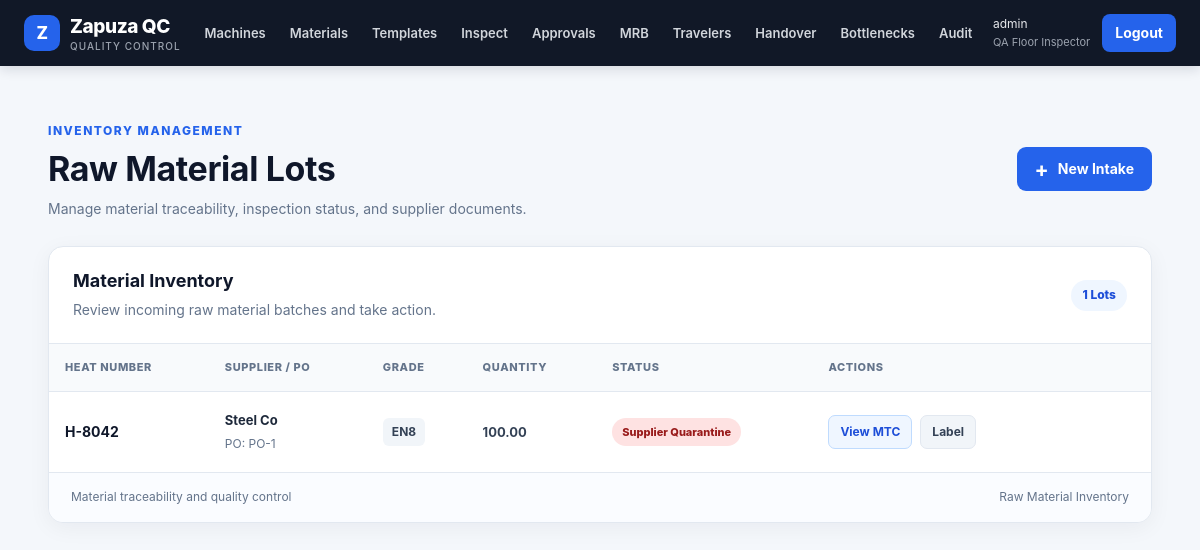
/materials/ (signed in), run on the app's committed database.
### accounts/models.py (models this page shows)
class User(AbstractUser):
    class Role(models.TextChoices):
        PLANT_MANAGER = "PM", "Plant Manager"
        QUALITY_ENGINEER = "QE", "Quality Engineer"
        QUALITY_MANAGER = "QM", "Quality Manager"
        SUPERVISOR = "SUP", "Shift Supervisor"
        INSPECTOR = "INS", "QA Floor Inspector"
        OPERATOR = "OPR", "Machine Operator"
        DOCK_CLERK = "DOCK", "Dock Clerk"
        WAREHOUSE = "WH", "Warehouse Clerk"
    role = models.CharField(max_length=5, choices=Role.choices, default=Role.INSPECTOR)

### materials/models.py (models this page shows, shortened)
class RawMaterialLot(models.Model):
    class Status(models.TextChoices):
        IN_LAB = "LAB", "In Lab Testing"
        CLEARED = "OK", "Cleared"
        QUARANTINE = "QUAR", "Supplier Quarantine"
    supplier = models.CharField(max_length=100)
    po_number = models.CharField(max_length=50)
    grade = models.CharField(max_length=50)
    heat_number = models.CharField(max_length=50, db_index=True)
    quantity = models.DecimalField(max_digits=10, decimal_places=2)
    mtc_file = models.FileField(upload_to="mtc/")                 # mandatory
    requires_lab_test = models.BooleanField(default=False)
    status = models.CharField(max_length=5, choices=Status.choices, default=Status.CLEARED)
    received_by = models.ForeignKey(settings.AUTH_USER_MODEL, null=True, blank=True, on_delete=models.SET_NULL)
    received_at = models.DateTimeField(auto_now_add=True)

### materials/views.py (the view)
# urls.py: path("", views.lot_list, name="lot_list"),
@role_required("DOCK", "QE", "QM", "PM", "SUP")
def lot_list(request):
    return render(request, "materials/list.html", {"lots": RawMaterialLot.objects.order_by("-received_at")[:100]})

### templates/materials/list.html (shortened to what this page needs)
{% extends "base.html" %}
{% block content %}
<div class="lots-page">
    <div class="lots-header">
        <div>
            <span class="lots-eyebrow">INVENTORY MANAGEMENT</span>
            <h2>Raw Material Lots</h2>
            <p>Manage material traceability, inspection status, and supplier documents.</p>
        </div>
        <a class="lots-primary-btn" href="{% url 'lot_new' %}">
            <span>+</span> New Intake
        </a>
    </div>
    <div class="lots-card">
        <div class="lots-card-header">
            <div>
                <h3>Material Inventory</h3>
                <p>Review incoming raw material batches and take action.</p>
            </div>
            <span class="lots-count">
                {{ lots|length }} Lots
            </span>
        </div>
        <div class="lots-table-wrap">
            <table class="lots-table">
                <thead>
                    <tr>
                        <th>Heat Number</th>
                        <th>Supplier / PO</th>
                        <th>Grade</th>
                        <th>Quantity</th>
                        <th>Status</th>
                        <th>Actions</th>
                    </tr>
                </thead>
                <tbody>
                    {% for l in lots %}
                    <tr>
                        <td data-label="Heat Number">
                            <strong class="heat-number">{{ l.heat_number }}</strong>
                        </td>
                        <td data-label="Supplier / PO">
                            <div class="supplier-name">{{ l.supplier }}</div>
                            <span class="po-number">PO: {{ l.po_number }}</span>
                        </td>
                        <td data-label="Grade">
                            <span class="grade-tag">{{ l.grade }}</span>
                        </td>
                        <td data-label="Quantity">
                            <strong>{{ l.quantity }}</strong>
                        </td>
                        <td data-label="Status">
                            <span class="lot-status
                                {% if l.status == 'OK' %}status-ok
                                {% elif l.status == 'QUAR' %}status-quar
                                {% elif l.status == 'LAB' %}status-lab
                                {% else %}status-other{% endif %}">
                                {{ l.get_status_display }}
                            </span>
                        </td>
                        <td data-label="Actions">
                            <div class="lot-actions">
                                {% if l.mtc_file %}
                                <a class="lot-action-btn action-document"
                                   href="{{ l.mtc_file.url }}"
                                   target="_blank" rel="noopener">
                                    View MTC
                                </a>
                                {% else %}
                                <span class="missing-document">No MTC</span>
                                {% endif %}
                                <a class="lot-action-btn action-label"
                                   href="{% url 'lot_label' l.pk %}"
                                   target="_blank" rel="noopener">
                                    Label
                                </a>
                            </div>
                        </td>
                    </tr>
                    {% endfor %}
                </tbody>
            </table>
        </div>
        <div class="lots-footer">
            <span>Material traceability and quality control</span>
            <span>Raw Material Inventory</span>
        </div>
    </div>
</div>
{% endblock %}

### templates/base.html (shortened to what this page needs)
<!doctype html>
<html lang="en">
<head>
    {% load static %}
    <link rel="stylesheet" href="{% static 'css/style.css' %}">
</head>
<body>
    <nav class="topbar" aria-label="Main navigation">
        <div class="topbar-inner">
            <a href="/" class="brand">
                <span class="brand-mark" aria-hidden="true">Z</span>
                <span>
                    Zapuza QC
                    <span class="brand-subtitle">Quality Control</span>
                </span>
            </a>
            {% if user.is_authenticated %}
                <div class="nav-content" id="nav-content">
                    <div class="nav-links">
                        <a href="{% url 'machine_list' %}">Machines</a>
                        <a href="{% url 'lot_list' %}">Materials</a>
                        <a href="{% url 'tpl_list' %}">Templates</a>
                        <a href="{% url 'scan' %}">Inspect</a>
                        <a href="{% url 'queue' %}">Approvals</a>
                        <a href="{% url 'mrb' %}">MRB</a>
                        <a href="{% url 'trav_list' %}">Travelers</a>
                        <a href="{% url 'handover_list' %}">Handover</a>
                        <a href="{% url 'bottlenecks' %}">Bottlenecks</a>
                        <a href="{% url 'audit_list' %}">Audit</a>
                    </div>
                    <div class="nav-account">
                        <div class="user-info">
                            {{ user.username }}
                            <span class="user-role">
                                {{ user.get_role_display|default:"User" }}
                            </span>
                        </div>
                        <form method="post" action="{% url 'logout' %}" class="logout-form">
                            <button type="submit" style="min-height:38px;padding:8px 13px;">
                                Logout
                            </button>
                        </form>
                    </div>
                </div>
            {% endif %}
        </div>
    </nav>
    <main id="main-content">
        {% block content %}{% endblock %}
    </main>
</body>
</html>

### static/css/style.css (style rules this page uses)
.lots-page { width: 100%; max-width: 1500px; margin: 0 auto; padding: 24px; box-sizing: border-box; color: #172033; }
.lots-page * { box-sizing: border-box; }
.lots-header { display: flex; justify-content: space-between; align-items: center; gap: 20px; flex-wrap: wrap; margin-bottom: 26px; }
.lots-eyebrow { color: #2563eb; font-size: 12px; font-weight: 800; letter-spacing: 1.5px; }
.lots-header h2 { margin: 8px 0; font-size: clamp(25px, 3vw, 34px); line-height: 1.2; color: #0f172a; }
.lots-header p, .lots-card-header p { margin: 0; color: #64748b; line-height: 1.6; font-size: 14px; }
.lots-primary-btn { display: inline-flex; justify-content: center; align-items: center; gap: 9px; min-height: 44px; padding: 11px 18px; border: 0; border-radius: 9px; background: #2563eb; color: #fff !important; text-decoration: none !important; font-size: 14px; font-weight: 700; white-space: nowrap; transition: background 0.2s ease, transform 0.2s ease; }
.lots-primary-btn span { font-size: 21px; line-height: 1; }
.lots-card { width: 100%; overflow: hidden; background: #fff; border: 1px solid #e2e8f0; border-radius: 15px; box-shadow: 0 5px 22px rgba(15, 23, 42, 0.05); }
.lots-card-header { display: flex; justify-content: space-between; align-items: center; gap: 16px; padding: 22px 24px; border-bottom: 1px solid #e2e8f0; }
.lots-card-header h3 { margin: 0 0 6px; font-size: 18px; color: #0f172a; }
.lots-count { display: inline-flex; align-items: center; justify-content: center; min-height: 30px; padding: 6px 11px; border-radius: 20px; background: #eff6ff; color: #1d4ed8; font-size: 12px; font-weight: 800; white-space: nowrap; }
.lots-table-wrap { width: 100%; overflow-x: auto; -webkit-overflow-scrolling: touch; }
.lots-table { width: 100%; min-width: 850px; border-collapse: collapse; text-align: left; }
.lots-table th { padding: 15px 16px; background: #f8fafc; color: #64748b; font-size: 11px; font-weight: 800; letter-spacing: 0.6px; text-transform: uppercase; white-space: nowrap; border-bottom: 1px solid #e2e8f0; }
.lots-table td { padding: 18px 16px; vertical-align: middle; color: #334155; font-size: 13px; border-bottom: 1px solid #edf2f7; }
.lots-table tbody tr:last-child td { border-bottom: none; }
.heat-number { color: #0f172a; font-size: 14px; overflow-wrap: anywhere; }
.supplier-name { color: #1e293b; font-weight: 700; overflow-wrap: anywhere; }
.po-number { display: block; margin-top: 5px; color: #64748b; font-size: 12px; overflow-wrap: anywhere; }
.grade-tag { display: inline-block; padding: 5px 9px; border-radius: 6px; background: #f1f5f9; color: #334155; font-weight: 700; font-size: 12px; }
.lot-status { display: inline-flex; align-items: center; justify-content: center; padding: 7px 10px; border-radius: 20px; font-size: 11px; font-weight: 800; line-height: 1.3; }
.status-quar { background: #fee2e2; color: #991b1b; }
.lot-actions { display: flex; flex-wrap: wrap; align-items: center; gap: 8px; min-width: 220px; }
.lot-action-btn { display: inline-flex; align-items: center; justify-content: center; min-height: 34px; padding: 8px 11px; border: 1px solid transparent; border-radius: 7px; font-family: inherit; font-size: 12px; font-weight: 700; line-height: 1.2; text-decoration: none !important; cursor: pointer; transition: background 0.2s ease; }
.action-document { background: #eff6ff; color: #1d4ed8 !important; border-color: #bfdbfe; }
.action-label { background: #f1f5f9; color: #334155 !important; border-color: #e2e8f0; }
.lots-footer { display: flex; justify-content: space-between; flex-wrap: wrap; gap: 10px; padding: 15px 22px; background: #fafcff; border-top: 1px solid #e2e8f0; color: #64748b; font-size: 12px; }

### data on the page
User: username "admin", role "QA Floor Inspector"
RawMaterialLot: heat_number "H-8042", supplier "Steel Co", po_number "PO-1", grade "EN8", quantity "100.00", status "Supplier Quarantine"

### other printed values
{{ lots|length }} "1"
